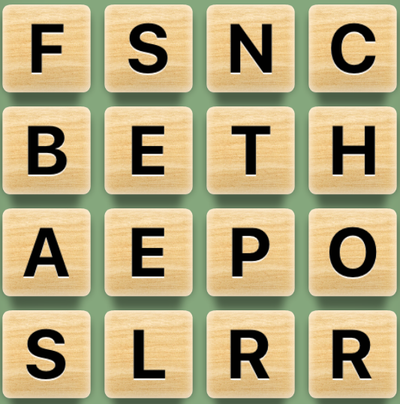
#> input picture actb.png, 400 x 404 px, shrunk from 533 x 539 before the run, found by its file name
$ python wordocr.py
#> lines starting #> are read from the running program, lines starting #| are printed output that depends on the picture
from PIL import Image
import pytesseract
import cv2, os

image = cv2.imread("actb.PNG")
#> image is the input picture: shape (404, 400, 3); mean B, G, R 125.2, 168.2, 182.1
gray = cv2.cvtColor(image, cv2.COLOR_BGR2GRAY)
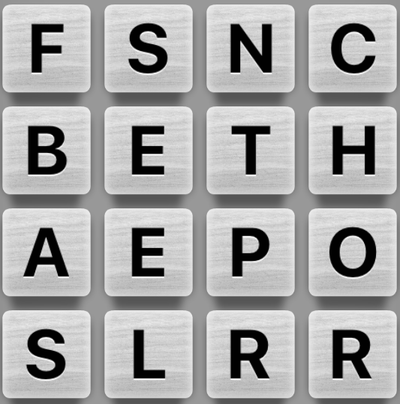
#> gray: shape (404, 400); min 0, max 255, mean 167.4
filename = "{}.png".format(os.getpid())
cv2.imwrite(filename, gray)

#> (the run stopped early here; a loop or call above may not have finished)
